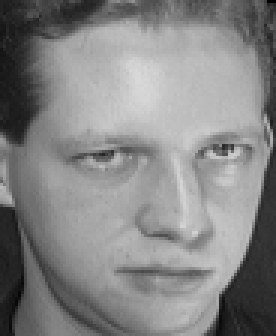
#> input picture courseContentAndCode/faceDectection/orl_faces/s1/10.pgm, 92 x 112 px (shown 3 times larger)
$ python -i main.py   (imports and definitions only)   (older library calls are emulated)
#> lines starting #> are read from the running program, lines starting #| are printed output that depends on the picture
#> further down, picture is the input picture: shape (112, 92, 3); min 1, max 217, mean 132.8
import os
import cv2
import shutil
import math
import random
import numpy as np
from PIL import Image
import matplotlib.pyplot as plt
import matplotlib.image as mpimg


# [19 lines left out: function show_people, not called in this run]

# 这个类是我拷贝别人的特征提取的类，其他程序都是我写的 可是用此类分类能力太差，请忽略待改进
class Hog_descriptor():
    def __init__(self, img, cell_size=16, bin_size=8):
#> called with cell_size = 16, bin_size = 8
        self.img = img
        self.img = np.sqrt(img / np.max(img))
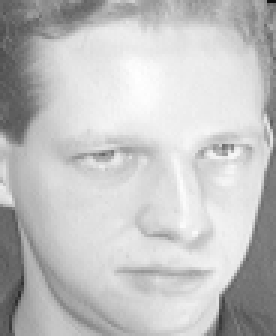
#> self.img: shape (112, 92, 3) float64 (shown 3 times larger); min 0.0679, max 1, mean 0.762
        self.img = img * 255
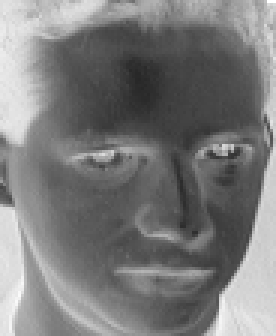
#> self.img: shape (112, 92, 3) (shown 3 times larger); min 39, max 255, mean 123.2
        self.cell_size = cell_size
        self.bin_size = bin_size
        self.angle_unit = 360 / self.bin_size
        # assert type(self.bin_size) == int, "bin_size should be integer,"
        # assert type(self.cell_size) == int, "cell_size should be integer,"
        # assert type(self.angle_unit) == int, "bin_size should be divisible by 360"

    def extract(self):
#> (the run stopped early here; a loop or call above may not have finished)

$ run again, on courseContentAndCode/faceDectection/orl_faces/s11/1.pgm
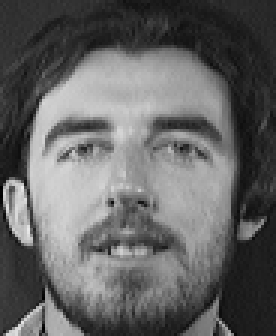
#> input picture courseContentAndCode/faceDectection/orl_faces/s11/1.pgm, 92 x 112 px (shown 3 times larger)
#> picture is the input picture: shape (112, 92, 3); min 0, max 234, mean 100
#> in __init__, `self.img = np.sqrt(img / np.max(img))`:
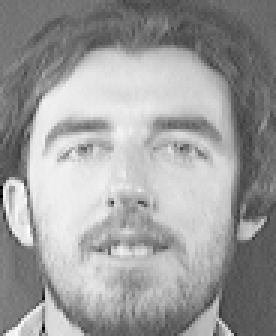
#> self.img: shape (112, 92, 3) float64 (shown 3 times larger); min 0, max 1, mean 0.62
#> in __init__, `self.img = img * 255`:
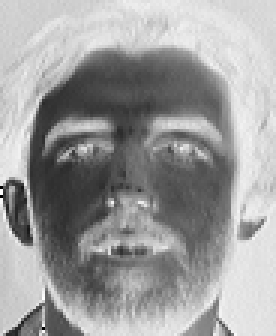
#> self.img: shape (112, 92, 3) (shown 3 times larger); min 0, max 255, mean 155.9

$ run again, on courseContentAndCode/faceDectection/orl_faces/s11/10.pgm
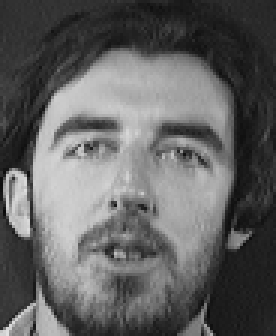
#> input picture courseContentAndCode/faceDectection/orl_faces/s11/10.pgm, 92 x 112 px (shown 3 times larger)
#> picture is the input picture: shape (112, 92, 3); min 9, max 224, mean 97.4
#> in __init__, `self.img = np.sqrt(img / np.max(img))`:
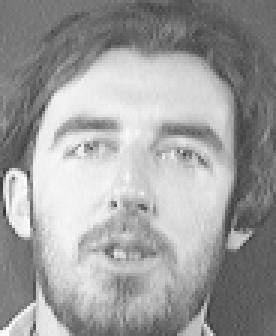
#> self.img: shape (112, 92, 3) float64 (shown 3 times larger); min 0.2, max 1, mean 0.624
#> in __init__, `self.img = img * 255`:
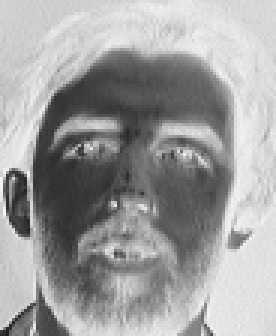
#> self.img: shape (112, 92, 3) (shown 3 times larger); min 32, max 247, mean 158.6
